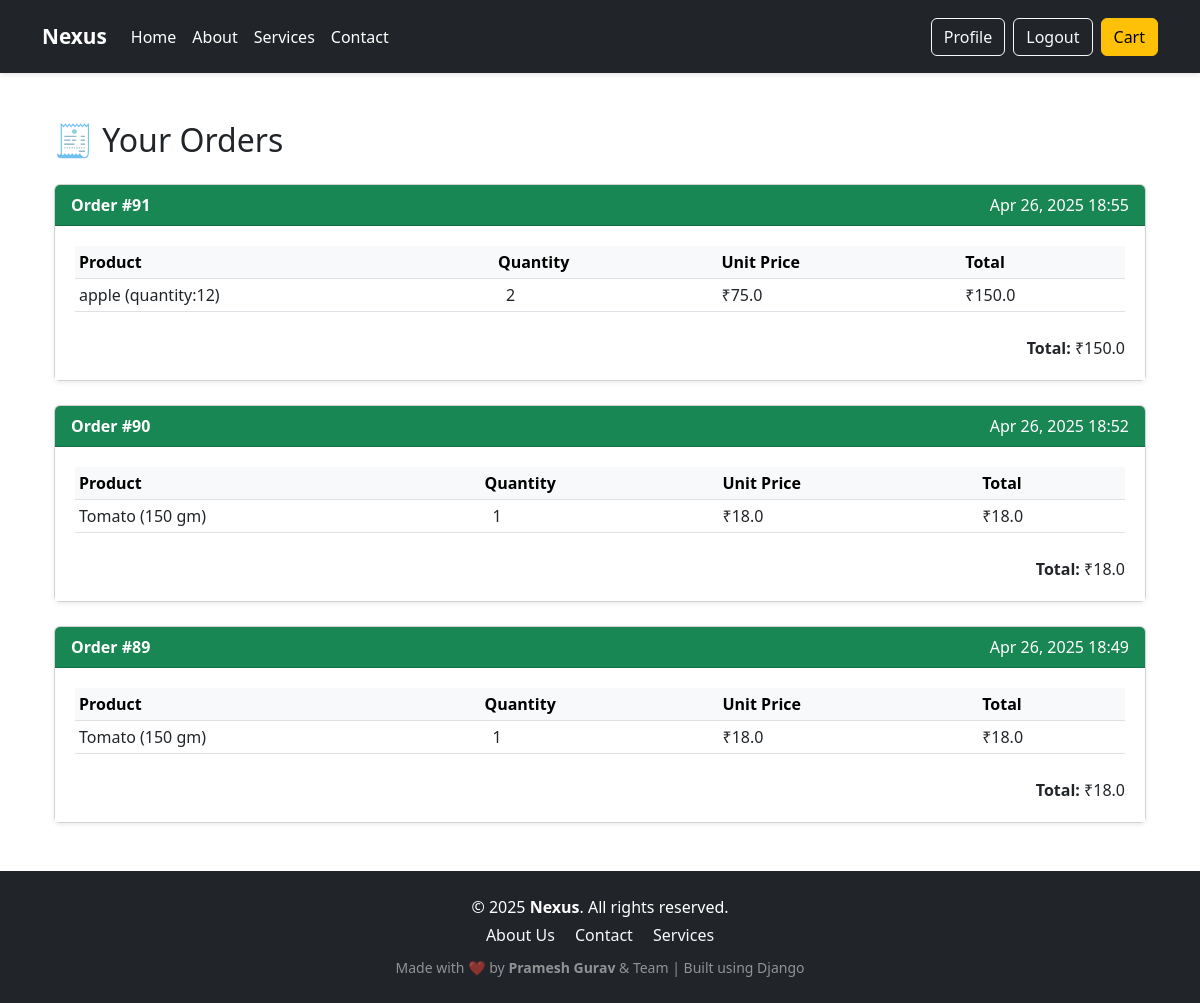
The page /your-orders/ (signed in) on the database as committed earlier.
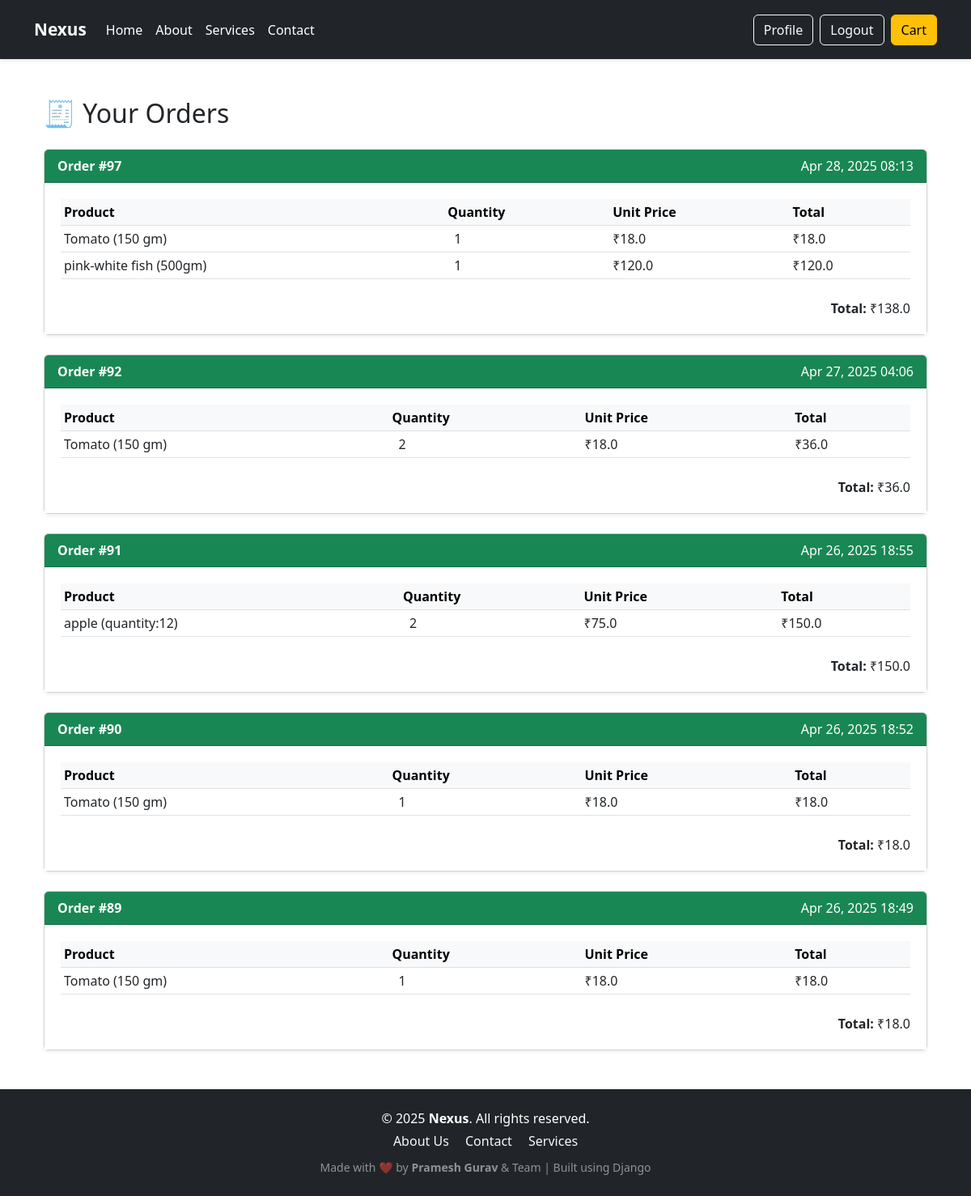
The same page on the database as committed later.
### store/models.py (models this page shows, shortened)
class Order(models.Model):
    user = models.ForeignKey(User, on_delete=models.CASCADE)
    created_at = models.DateTimeField(auto_now_add=True)
    def total_price(self):
        return sum(item.total_price() for item in self.items.all())

class OrderItem(models.Model):
    order = models.ForeignKey(Order, related_name='items', on_delete=models.CASCADE)
    product = models.ForeignKey(Product, on_delete=models.CASCADE)
    quantity = models.PositiveIntegerField()
    def total_price(self):
        return self.product.price * self.quantity

class Product(models.Model):
    title = models.CharField(max_length=255)
    category = models.ForeignKey(Category, on_delete=models.CASCADE)
    description = models.TextField()
    price = models.FloatField()
    image = models.ImageField(upload_to='products/')

### store/views.py (the view)
# urls.py: path('your-orders/', views.your_orders, name='your_orders'),
@login_required
def your_orders(request):
    orders = Order.objects.filter(user=request.user).order_by('-created_at')
    return render(request, 'store/your_orders.html', {'orders': orders})

### store/templates/store/your_orders.html
{% extends 'store/base.html' %}
{% block content %}
<div class="container mt-5">
    <h2 class="mb-4">🧾 Your Orders</h2>
    {% if orders %}
        {% for order in orders %}
            <div class="card mb-4 shadow-sm">
                <div class="card-header bg-success text-white d-flex justify-content-between">
                    <strong>Order #{{ order.id }}</strong>
                    <span>{{ order.created_at|date:"M d, Y H:i" }}</span>
                </div>
                <div class="card-body">
                    <div class="table-responsive">
                        <table class="table table-sm align-middle">
                            <thead class="table-light">
                                <tr>
                                    <th>Product</th>
                                    <th>Quantity</th>
                                    <th>Unit Price</th>
                                    <th>Total</th>
                                </tr>
                            </thead>
                            <tbody>
                                {% for item in order.items.all %}
                                    <tr>
                                        <td>{{ item.product.title }}</td>
                                        <td>
                                            <span class="mx-2">{{ item.quantity }}</span>
                                        </td>
                                        <td>₹{{ item.product.price }}</td>
                                        <td>₹{{ item.total_price }}</td>
                                    </tr>
                                {% endfor %}
                            </tbody>
                        </table>
                    </div>
                    <div class="text-end mt-2">
                        <strong>Total:</strong> ₹{{ order.total_price }}
                    </div>
                </div>
            </div>
        {% endfor %}
    {% else %}
        <div class="alert alert-info">You have no orders yet.</div>
    {% endif %}
</div>
{% endblock %}

### store/templates/store/base.html (shortened to what this page needs)
{% load static %}
<!DOCTYPE html>
<html lang="en">
<head>
    <link href="https://cdn.jsdelivr.net/npm/bootstrap@5.3.0/dist/css/bootstrap.min.css" rel="stylesheet">
    <link href="https://cdn.jsdelivr.net/npm/bootstrap-icons@1.10.5/font/bootstrap-icons.css" rel="stylesheet">
    <link href="{% static 'css/main.css' %}" rel="stylesheet">
    <link href="{% static 'css/style.css' %}" rel="stylesheet">
</head>
<body>
    <nav class="navbar navbar-expand-lg navbar-dark bg-dark mb-4">
        <div class="container">
            <a class="navbar-brand" href="/">Nexus</a>
            <div class="collapse navbar-collapse" id="navbarNav">
                <ul class="navbar-nav me-auto mb-2 mb-lg-0">
                    <li class="nav-item">
                        <a class="nav-link" href="{% url 'home' %}">Home</a>
                    </li>
                    <li class="nav-item">
                        <a class="nav-link" href="{% url 'about' %}">About</a>
                    </li>
                    <li class="nav-item">
                        <a class="nav-link" href="{% url 'services' %}">Services</a>
                    </li>
                    <li class="nav-item">
                        <a class="nav-link" href="{% url 'contact' %}">Contact</a>
                    </li>
                </ul>
                <div class="d-flex">
                    {% if user.is_authenticated %}
                        <a href="{% url 'profile' %}" class="btn btn-outline-light me-2">Profile</a>
                        <a href="{% url 'logout' %}" class="btn btn-outline-light me-2">Logout</a>
                    {% else %}
                        <a href="{% url 'login' %}" class="btn btn-outline-light me-2">Login</a>
                        <a href="{% url 'signup' %}" class="btn btn-outline-light me-2">Signup</a>
                    {% endif %}
                    <a href="{% url 'cart' %}" class="btn btn-warning">Cart</a>
                </div>
            </div>
        </div>
    </nav>
    <div class="container my-4">
        {% block content %}{% endblock %}
    </div>
<footer class="bg-dark text-white text-center py-4 mt-5">
    <div class="container">
        <p class="mb-1">&copy; 2025 <strong>Nexus</strong>. All rights reserved.</p>
        <p class="mb-2">
            <a href="{% url 'about' %}" class="text-decoration-none text-light me-3">About Us</a>
            <a href="{% url 'contact' %}" class="text-decoration-none text-light me-3">Contact</a>
            <a href="{% url 'services' %}" class="text-decoration-none text-light">Services</a>
        </p>
        <p class="mb-0">
            <small class="text-white-50">
                Made with ❤️ by <strong>Pramesh Gurav</strong> & Team | Built using Django
            </small>
        </p>
    </div>
</footer>
</body>
</html>

### static/css/style.css (style rules this page uses)
body { background-color: #ffffff; font-family: 'Segoe UI', sans-serif; justify-content: center; align-items: center; margin: 0; padding: 0; }
.navbar { box-shadow: 0 2px 5px rgba(0, 0, 0, 0.1); background-color: #58c9eb; padding: 1rem; }
.navbar-brand { font-weight: bold; font-size: 1.3rem; color: #fff; transition: transform 0.3s ease, color 0.3s ease; }
.navbar .nav-link { color: #fff !important; transition: color 0.3s ease; }
.card-body { display: flex; flex-direction: column; justify-content: space-between; padding: 1.25rem; background-color: #fff; }

Rows that differ between the two databases and show on the page:
added Order: id "97", created_at "Apr 28, 2025 08:13", total_price "138.0"
added OrderItem: product "Tomato (150 gm)", quantity "1", product.price "18.0", total_price "18.0", shown under "97"
added OrderItem: product "pink-white fish (500gm)", quantity "1", product.price "120.0", total_price "120.0", shown under "97"
added Order: id "92", created_at "Apr 27, 2025 04:06", total_price "36.0"
added OrderItem: product "Tomato (150 gm)", quantity "2", product.price "18.0", total_price "36.0", shown under "92"
